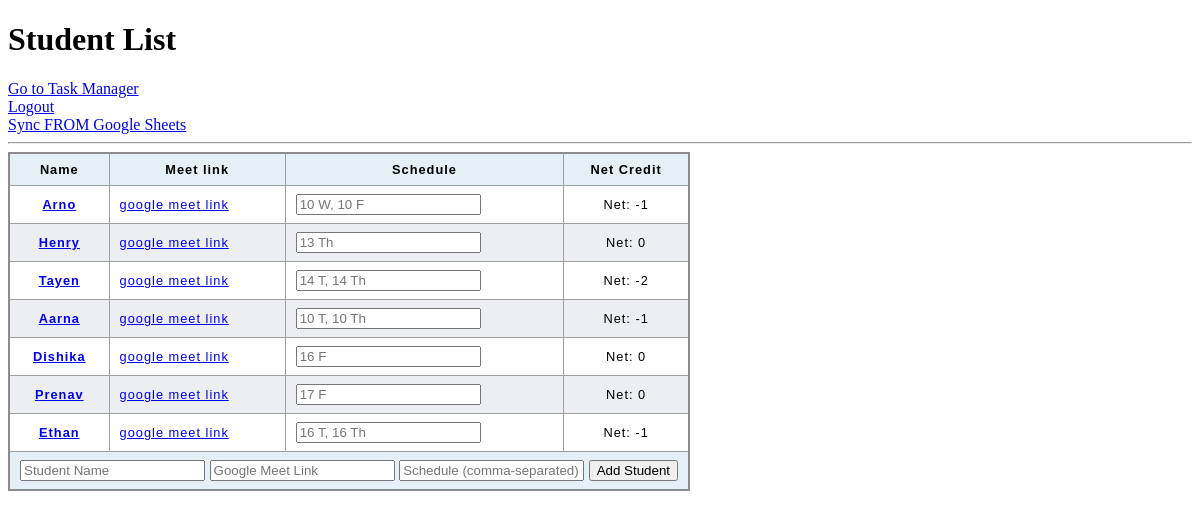
Page / (signed in) on the earlier database version.
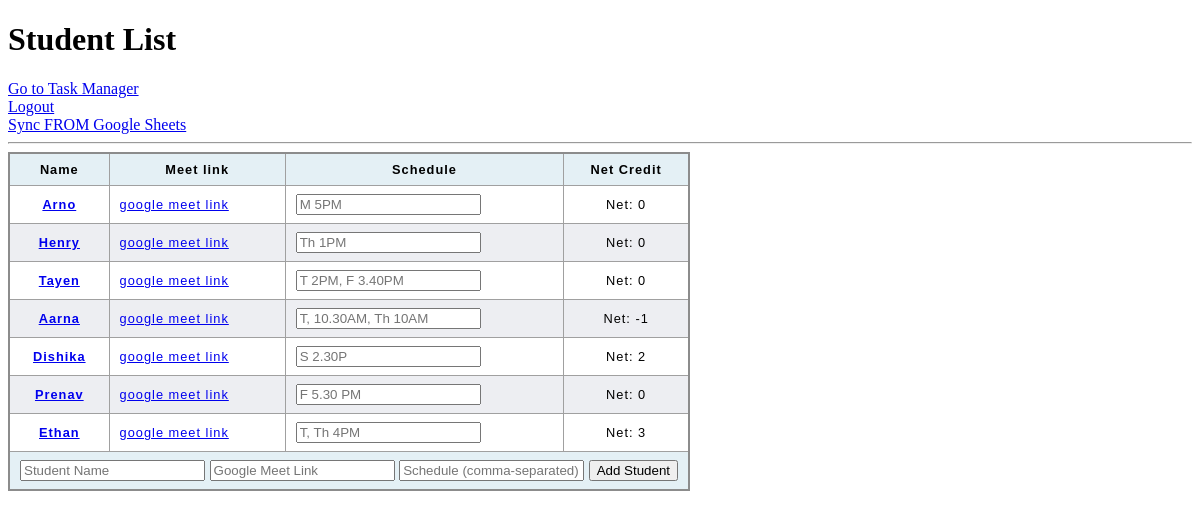
Same page on the later database version.
### app.py (models this page shows, shortened)
class Student(db.Model):
    id = db.Column(db.Integer, primary_key=True)
    name = db.Column(db.String(100), nullable=False)
    parent_contact = db.Column(db.String(100), default='')
    student_contact = db.Column(db.String(100), default='')
    created_at = db.Column(db.DateTime, default=datetime.utcnow)
    lessons_taken = db.Column(db.Integer, default=0)
    lessons_credited = db.Column(db.Integer, default=0)
    scheduled_lesson_ids = db.Column(db.JSON, default=[])
    general_notes = db.Column(db.String(200), default='')
    schedule = db.Column(db.JSON, default=[]) # Store schedule as a JSON array of strings
    meeting_link = db.Column(db.String(200), nullable=True)

### app.py (the view)
@app.route('/')
@login_required
@admin_whitelist_check
def index():
    students = Student.query.all() #todo order by soonest lesson
    return render_template('students.html', students=students)

### app.py (called while the page is built)
@login_manager.user_loader
def load_user(user_id):
    return User.query.get(int(user_id))

def admin_whitelist_check(f):
    @wraps(f)
    def wrapper(*args, **kwargs):
        if not current_user.is_authenticated:
            abort(401)
        if current_user.email not in ADMIN_USER_EMAILS:
            abort(403)
        return f(*args, **kwargs)
    return wrapper

### templates/students.html (shortened to what this page needs)
<!DOCTYPE html>
<html lang="en">
<head>
    <link rel="stylesheet" href="students.css">
</head>
<body>
    <h1>Student List</h1>
    <a href="{{ url_for('task_manager') }}">Go to Task Manager</a><br>
    <a href="{{ url_for('logout') }}">Logout</a><br>
    <a href="{{ url_for('sync_from_google_sheet') }}">Sync FROM Google Sheets</a>
    <hr>
    <table>
        <thead>
            <tr>
                <th>Name</th>
                <th>Meet link</th>
                <th>Schedule</th>
                <th>Net Credit</th>
            </tr>
        </thead>
        <tbody>
            {% for student in students %}
            <tr id="format">
                <th scope="row"><a href="{{ url_for('student_chart', student_id=student.id) }}"> {{ student.name }} </a></th>
                <td><a href="https://{{ student.meeting_link }}" target="_blank">google meet link</a></td>
                <td><form action="/update_schedule/{{ student.id }}" method="post"><input type="text" name="schedule" placeholder="{{ student.schedule | join(', ') }}" value=""></form></td>
                <td>Net: {{  student.lessons_credited - student.lessons_taken }}</td>
            </tr>
            {% endfor %}
        </tbody>
        <tfoot>
            <tr>
                <td colspan="4">
                    <form action="/add_student" method="post">
                        <input type="text" name="name" placeholder="Student Name">
                        <input type="text" name="meeting_link" placeholder="Google Meet Link">
                        <input type="text" name="schedule" placeholder="Schedule (comma-separated)">
                        <button type="submit">Add Student</button>
                    </form>
                </td>
            </tr>
    </table>
</body>
</html>

### static/students.css (style rules this page uses)
table { border-collapse: collapse; border: 2px solid rgb(140 140 140); font-family: sans-serif; font-size: 0.8rem; letter-spacing: 1px; }
thead, tfoot { background-color: rgb(228 240 245); }
th, td { border: 1px solid rgb(160 160 160); padding: 8px 10px; }
td:last-of-type { text-align: center; }
tbody > tr:nth-of-type(even) { background-color: rgb(237 238 242); }
tfoot td { font-weight: bold; }

Differences in the rows shown:
changed Student "Arno": schedule "10 W, 10 F" → "M 5PM"; student.lessons_credited-student.lessons_taken "-1" → "0"
changed Student "Henry": schedule "13 Th" → "Th 1PM"
changed Student "Tayen": schedule "14 T, 14 Th" → "T 2PM, F 3.40PM"; student.lessons_credited-student.lessons_taken "-2" → "0"
changed Student "Aarna": schedule "10 T, 10 Th" → "T, 10.30AM, Th 10AM"
changed Student "Dishika": schedule "16 F" → "S 2.30P"; student.lessons_credited-student.lessons_taken "0" → "2"
changed Student "Prenav": schedule "17 F" → "F 5.30 PM"
changed Student "Ethan": schedule "16 T, 16 Th" → "T, Th 4PM"; student.lessons_credited-student.lessons_taken "-1" → "3"
